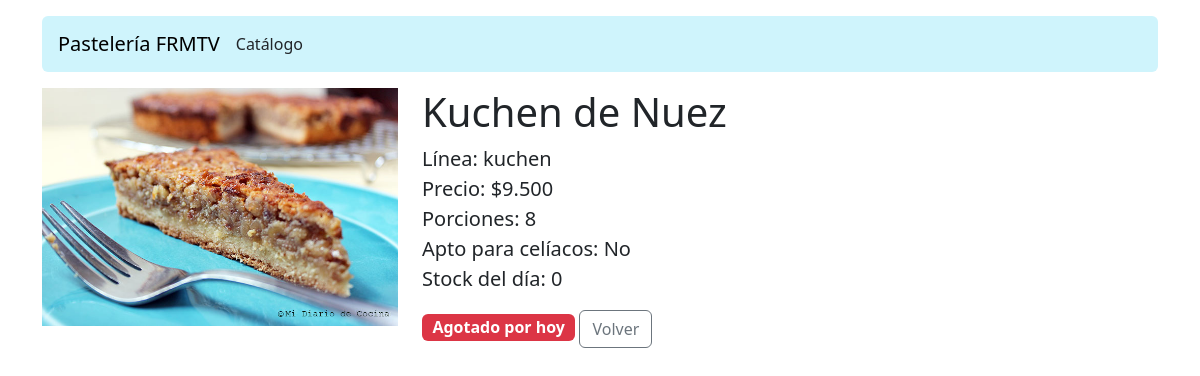
Page /producto/7/ on the earlier database version.
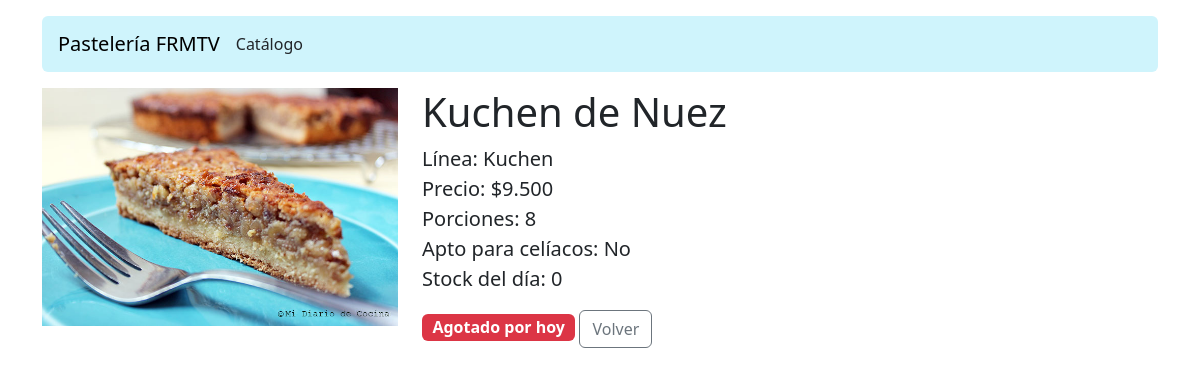
Same page on the later database version.
### catalogo/models.py (models this page shows, shortened)
class producto(models.Model):
    nombre = models.CharField(max_length=50)
    linea = models.ForeignKey(linea, on_delete=models.CASCADE, related_name='productos')
    precio = models.PositiveIntegerField()
    imagen = models.ImageField(upload_to='imagenes/', blank=True, null=True)
    apto_celiacos = models.BooleanField(default=False)
    cantidad = models.PositiveSmallIntegerField(verbose_name='porciones')
    disponibilidad = models.BooleanField(default=True)
    stock_dia = models.PositiveIntegerField(verbose_name='stock del día')
    class Meta:
        ordering = ['nombre']
        verbose_name_plural = 'productos de la pasteleria'
    @property
    def agotado(self):
        return self.stock_dia == 0

class linea(models.Model):
    nombre = models.CharField(max_length=50, unique=True)
    def __str__(self):
        return self.nombre

### catalogo/views.py (the view)
# urls.py: path('producto/<int:id>/', views.detalle, name='detalle'),
def detalle(request, id):
    prod = get_object_or_404(producto, id=id, disponibilidad=True)
    return render(request, 'detalle.html', {'producto': prod})

### catalogo/templatetags/formato.py (called while the page is built)
@register.filter
def clp(valor):
    try:
        return '$' + f'{int(valor):,}'.replace(',', '.')
    except (TypeError, ValueError):
        return ''

### templates/detalle.html
{% extends 'base.html' %}
{% load formato %}
{% block contenido %}
<div class="row">
  <div class="col-4">{% if producto.imagen %}<img src="{{ producto.imagen.url }}" class="img-fluid" alt="{{ producto.nombre }}">{% endif %}</div>
  <div class="col">
    <h1>{{ producto.nombre }}</h1>
    <ul class="list-unstyled fs-5">
      <li>Línea: {{ producto.linea }}</li>
      <li>Precio: {{ producto.precio|clp }}</li>
      <li>Porciones: {{ producto.cantidad }}</li>
      <li>Apto para celíacos: {{ producto.apto_celiacos|yesno:'Sí,No' }}</li>
      <li>Stock del día: {{ producto.stock_dia }}</li>
    </ul>
    {% if producto.agotado %}
      <span class="badge text-bg-danger fs-6">Agotado por hoy</span>
    {% else %}
      <a class="btn btn-primary" href="{% url 'encargar' producto.id %}">Hacer encargo</a>
    {% endif %}
    <a class="btn btn-outline-secondary" href="/">Volver</a>
  </div>
</div>
{% endblock %}

Differences in the rows shown:
changed through a linked row, producto "Kuchen de Nuez": linea "kuchen" → "Kuchen"
